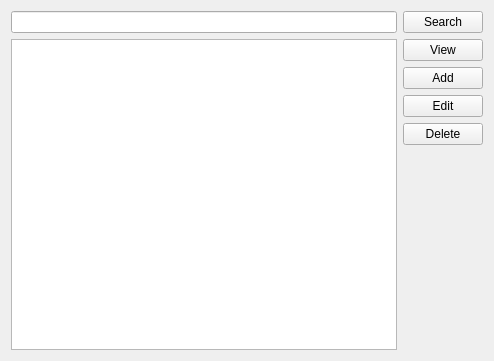
<?xml version="1.0" encoding="UTF-8"?>
<ui version="4.0">
 <class>TarotFrame</class>
 <widget class="QFrame" name="TarotFrame">
  <property name="geometry">
   <rect>
    <x>0</x>
    <y>0</y>
    <width>494</width>
    <height>361</height>
   </rect>
  </property>
  <property name="windowTitle">
   <string>Frame</string>
  </property>
  <layout class="QVBoxLayout" name="verticalLayout_2">
   <item>
    <layout class="QHBoxLayout" name="horizontalLayout">
     <item>
      <widget class="QLineEdit" name="searchlineEdit"/>
     </item>
     <item>
      <widget class="QPushButton" name="searchButton">
       <property name="text">
        <string>Search</string>
       </property>
      </widget>
     </item>
    </layout>
   </item>
   <item>
    <layout class="QHBoxLayout" name="horizontalLayout_2">
     <item>
      <widget class="QTableView" name="tarotTable"/>
     </item>
     <item>
      <layout class="QVBoxLayout" name="verticalLayout">
       <item>
        <widget class="QPushButton" name="viewButton">
         <property name="text">
          <string>View</string>
         </property>
        </widget>
       </item>
       <item>
        <widget class="QPushButton" name="addButton">
         <property name="text">
          <string>Add</string>
         </property>
        </widget>
       </item>
       <item>
        <widget class="QPushButton" name="editButton">
         <property name="text">
          <string>Edit</string>
         </property>
        </widget>
       </item>
       <item>
        <widget class="QPushButton" name="deleteButton">
         <property name="text">
          <string>Delete</string>
         </property>
        </widget>
       </item>
       <item>
        <spacer name="verticalSpacer">
         <property name="orientation">
          <enum>Qt::Orientation::Vertical</enum>
         </property>
         <property name="sizeHint" stdset="0">
          <size>
           <width>20</width>
           <height>40</height>
          </size>
         </property>
        </spacer>
       </item>
      </layout>
     </item>
    </layout>
   </item>
  </layout>
 </widget>
 <resources/>
 <connections/>
</ui>
